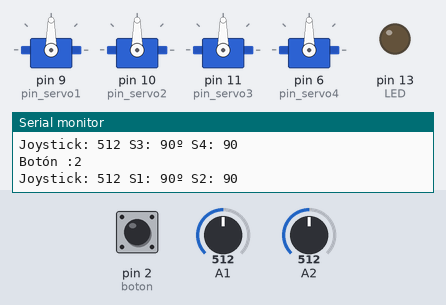
This sketch was run on a simulated Arduino Uno, built with avr-gcc and run on an emulated ATmega328P. On the bench: 4 × servo, output pins drawn as LEDs (lit = HIGH), the last lines printed to the serial monitor. Inputs (shaded band) come from the test bench; at power-on: A2 = 512, A1 = 512, pin 2 (boton) HIGH.

Above: at 1.2 s.
1.3 s: A2 set to 407
2.8 s: A2 set to 390
At 3.73 s:
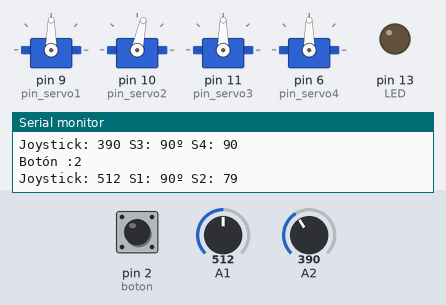
5.8 s: A1 set to 583
8.8 s: A1 set to 607
At 8.87 s:
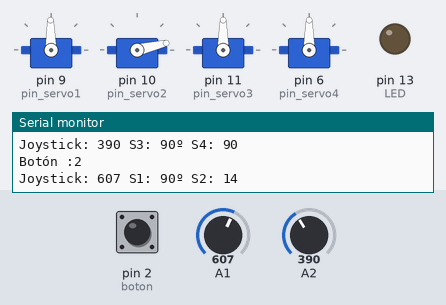
11.8 s: pin 2 (boton) pulled LOW for 0.15 s
At 12.03 s:
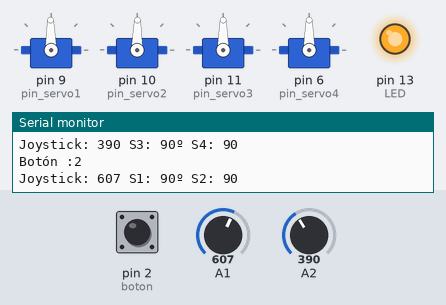
14.8 s: A1 set to 590
At 14.83 s:
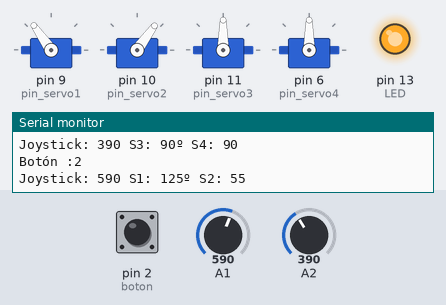
Timing chart, 0 to 18.8 s (numbered marks = the images above; inputs shaded):
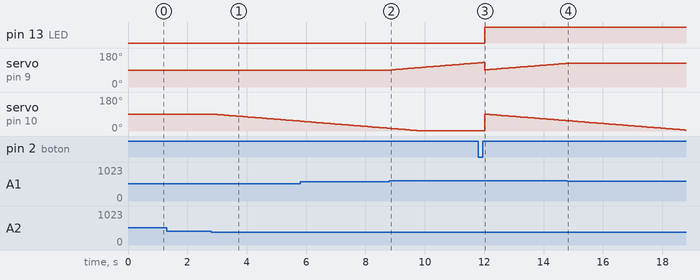

The sketch:

test_ruedas.ino
```cpp
#include <Servo.h>          // Incluir la librería Servo

Servo servo1;               // Crear un objeto tipo Servo llamado servo1
Servo servo2;               // Crear un objeto tipo Servo llamado servo2
Servo servo3;               // Crear un objeto tipo Servo llamado servo2
Servo servo4;               // Crear un objeto tipo Servo llamado servo2
Servo srv_test;             // servo fantasma de prueba

boolean debuger = true;

static int servo_par  = 1 ;        // pareja de servos conmutados por el botón del joystick

int angulo_s1 = 90 ;              // ángulo inicial del servo 1
int angulo_s2 = 90 ;              // ángulo inicial del servo 2
int angulo_s3 = 90 ;              // ángulo inicial del servo 3
int angulo_s4 = 90 ;              // ángulo inicial del servo 4

int angulo_p1 = 90 ;              // ángulo inicial del servo pinza 1
int angulo_p2 = 90 ;              // ángulo inicial del servo pinza 2

int Eje_X = A1 ;
int Eje_Y = A2 ;

int boton = 2  , LED = 13 ;

int lastSwitchState = HIGH;
boolean mouseIsActive = false;    // whether or not to control the mouse

int salto_s1 = 1 ;                 // Controla el salto por movimiento
int salto_s2 = 1 ;                 // Controla el salto por movimiento

int pin_servo1 = 9;
int pin_servo2 = 10;
int pin_servo3 = 11;
int pin_servo4 = 6;

// valores máximos y mínimos para el servo de turno
int min_servo1_angle_value = 1;    // SM-S2309S = 0  // Futaba S3003 = 4
int max_servo1_angle_value = 179;  // SM-S2309S = 178 // Futaba S3003 = 174

int min_servo2_angle_value = 1;   // SM-S2309S = 0  // Futaba S3003 = 4
int max_servo2_angle_value = 128;  // SM-S2309S = 178 // Futaba S3003 = 174

int min_servo3_angle_value = 1;    // SM-S2309S = 0  // Futaba S3003 = 4
int max_servo3_angle_value = 179;   // SM-S2309S = 178 // Futaba S3003 = 174

int min_servo4_angle_value = 1;    // SM-S2309S = 0  // Futaba S3003 = 4
int max_servo4_angle_value = 179;  // SM-S2309S = 178 // Futaba S3003 = 174

int servo_read_delay = 70;        // SM-S2309S = 80 // Futaba S3003 = 120

void setup() {
    if ( debuger ) {
      // conectar la salida serie para leer el valor del joystick
      Serial.begin(9600);
    }

    servo1.attach( pin_servo1 ) ;   // Conectar servo1 al pin definido en pin_servo1
    servo2.attach( pin_servo2 ) ;   // Conectar servo1 al pin definido en pin_servo2
    servo3.attach( pin_servo3 ) ;   // Conectar servo1 al pin definido en pin_servo2
    servo4.attach( pin_servo4 ) ;   // Conectar servo1 al pin definido en pin_servo2

    pinMode( boton, INPUT_PULLUP) ; // el switch del joystick va conectado al pin 2
    pinMode( LED, OUTPUT);          // pin del LED como output

    // servo1 al valor inicial que indique la variable
    servo1.write(angulo_s1);
    servo2.write(angulo_s2);
    servo3.write(angulo_s3);
    servo4.write(angulo_s4);

    // lectura de la posición inicial de arranque, par de servos 1 y 2
    angulo_s1 = servo1.read();
    angulo_s2 = servo2.read();
    angulo_s3 = servo3.read();
    angulo_s4 = servo4.read();

    // digitalWrite( LED, LOW);

    // servo_par = 1;
}

void loop() {
    if ( debuger ) {
      // Serial.println( "Valor joystick: " + String( analogRead(A1) ) + " servo1: " + String( angulo_s1 ) + "º servo2: " + String( angulo_s2 ) );
      Serial.println( "Joystick: " + String( analogRead(A1) ) + " S1: " + String( angulo_s1 ) + "º S2: " + String( angulo_s2 ) );
      Serial.println( "Joystick: " + String( analogRead(A2) ) + " S3: " + String( angulo_s3 ) + "º S4: " + String( angulo_s4 ) );
      Serial.println( "Botón :"  + String( boton ) );
      // mejora la lectura con el retraso
      //delay( 250 );
    }

    int valorjoy_X = analogRead( A1 );
    int valorjoy_Y = analogRead( A2 );

    if ( !mouseIsActive ) {
      if ( valorjoy_X < 400 )                   // Si la lectura es menor de 400
            angulo_s1 = angulo_s1 - salto_s1 ;  // disminuimos el angulo
      else if ( valorjoy_X > 600)               // Si mayor de 600
            angulo_s1 = angulo_s1 + salto_s1 ;  // Aumentamos el angulo

      if ( valorjoy_Y < 400 )                   // Si la lectura es menor de 400
            angulo_s2 = angulo_s2 - salto_s2 ;  // disminuimos el angulo
      else if ( valorjoy_Y > 600)               // Si mayor de 600
            angulo_s2 = angulo_s2 + salto_s2 ;  // Aumentamos el angulo

      // controlar que la variable tenga un valor comprendido entre el ángulo mínimo y el máximo
      if ( angulo_s1 < min_servo1_angle_value ) angulo_s1 = min_servo1_angle_value ;
      if ( angulo_s1 > max_servo1_angle_value ) angulo_s1 = max_servo1_angle_value;

      // controlar que la variable tenga un valor comprendido entre el ángulo mínimo y el máximo
      if ( angulo_s2 < min_servo2_angle_value ) angulo_s2 = min_servo2_angle_value ;
      if ( angulo_s2 > max_servo2_angle_value ) angulo_s2 = max_servo2_angle_value;

      // lectura del ángulo actual, mover solo si distinto
      if ( servo1.read() != angulo_s1 ) {
          servo1.write(angulo_s1);                     // Y este es el que mueve el servo
      }

      // lectura del ángulo actual, mover solo si distinto
      if ( servo2.read() != angulo_s2 ) {
          servo2.write(angulo_s2);                     // Y este es el que mueve el servo
      }
    } else {
      if ( valorjoy_X < 400 )                   // Si la lectura es menor de 400
            angulo_s3 = angulo_s3 - salto_s1 ;  // disminuimos el angulo
      else if ( valorjoy_X > 600)               // Si mayor de 600
            angulo_s3 = angulo_s3 + salto_s1 ;  // Aumentamos el angulo

      if ( valorjoy_Y < 400 )                   // Si la lectura es menor de 400
            angulo_s4 = angulo_s4 - salto_s2 ;  // disminuimos el angulo
      else if ( valorjoy_Y > 600)               // Si mayor de 600
            angulo_s4 = angulo_s4 + salto_s2 ;  // Aumentamos el angulo

      // controlar que la variable tenga un valor comprendido entre el ángulo mínimo y el máximo
      if ( angulo_s3 < min_servo3_angle_value ) angulo_s3 = min_servo3_angle_value ;
      if ( angulo_s3 > max_servo3_angle_value ) angulo_s3 = max_servo3_angle_value;

      // controlar que la variable tenga un valor comprendido entre el ángulo mínimo y el máximo
      if ( angulo_s4 < min_servo4_angle_value ) angulo_s4 = min_servo4_angle_value ;
      if ( angulo_s4 > max_servo4_angle_value ) angulo_s4 = max_servo4_angle_value;

      // lectura del ángulo actual, mover solo si distinto
      if ( servo3.read() != angulo_s3 ) {
          servo3.write(angulo_s3);                     // Y este es el que mueve el servo
      }

      // lectura del ángulo actual, mover solo si distinto
      if ( servo4.read() != angulo_s4 ) {
          servo4.write(angulo_s4);                     // Y este es el que mueve el servo
      }
    }

    delay( servo_read_delay );                              // Este delay regula la velocidad del movimiento

    // lectura del botón en el PIN 2
    int switchState = digitalRead(boton);
    if (switchState != lastSwitchState) {
      if (switchState == HIGH) {
        mouseIsActive = !mouseIsActive;
        // cambiar el LED para indicar el estado del botón
        digitalWrite(LED, mouseIsActive);

        // resetear ángulos
        if  ( mouseIsActive ) {
            angulo_s1 = 90;
            angulo_s2 = 90;
            angulo_s3 = 90;
            angulo_s4 = 90;

            servo1.write(angulo_s1) ;
            servo2.write(angulo_s2) ;
            servo3.write(angulo_s3) ;
            servo4.write(angulo_s4) ;

            // no guardamos el estado del botón, solo para reiniciar la posición de los servos
            mouseIsActive = false ;
        }


//        if ( mouseIsActive ) {
//          servo_par = 2;
//
//          angulo_s3 = servo3.read();
//          angulo_s4 = servo4.read();
//
//        } else {
//          servo_par = 1;
//
//          angulo_s1 = servo1.read();
//          angulo_s2 = servo2.read();
//
//        }
      }
    }
    // salvar el estado del switch
    lastSwitchState = switchState;


/*
    if ( ! digitalRead(boton) ) {
          digitalWrite(LED, HIGH);                      // encender LED vía PIN 13
          // angulo_s1 = angulo_s2 = 90;
          // conmuta la pareja de servos a manejar
          if ( servo_par = 1 ) {
              servo_par = 2;
          } else {
            if ( servo_par = 2 ) {
                servo_par = 1;
            }
          }

          delay( 250 );
    }
    else
        digitalWrite(LED, LOW);                         // LED apago switch

    // delay(250) ;
*/

}

// función que lleva un servo a un ángulo inicial de posición de forma suave
void servo1_start() {

  int servo_current = 0;

}
```

Measured:
- the behaviour switches between 400 and 399 on A2 (found by bisection; images 0 and 1)
- the behaviour switches between 600 and 601 on A1 (found by bisection; images 1 and 2)
- after the input at 2.8 s, servo on pin 10 (pin_servo2): moves from 90° to 52° over 2.9 s, starting after 0.06 s
- after the input at 8.8 s, servo on pin 9 (pin_servo1): moves from 90° to 128° over 2.9 s, starting after 0.07 s
- after the input at 11.8 s, pin 13 (LED): LOW → HIGH after 0.22 s
- after the input at 14.8 s, servo on pin 9 (pin_servo1): stays 125° (without the input it goes to 126° after 0.03 s)
